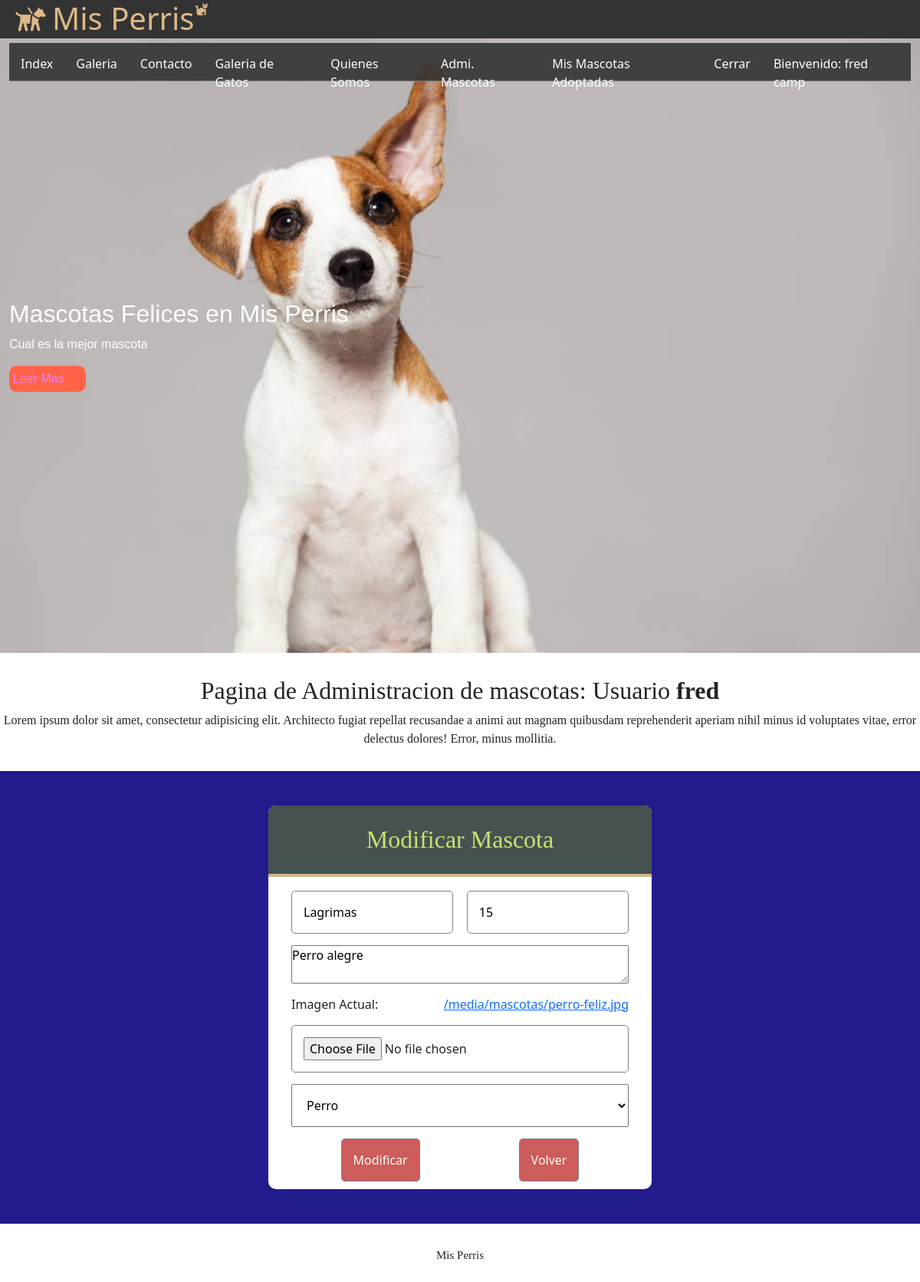
Screenshot of /buscar/Lagrimas/ (signed in) with the database file from the repository.
### misPerris/models.py (models this page shows, shortened)
class Mascota(models.Model):
    nombre = models.CharField(primary_key=True,max_length=50)
    edad = models.IntegerField()
    descripcion = models.TextField()
    imagen = models.ImageField(upload_to='mascotas',default='mascotas/default.png')
    publicar = models.BooleanField(default=False)
    comentario= models.TextField(default='--')
    usuario = models.CharField(null=True,max_length=45)
    tipo = models.ForeignKey(TipoMascota, on_delete=models.CASCADE)
    dueno = models.CharField(max_length=45,default='--')

### misPerris/views.py (the view)
# urls.py: path('buscar/<id>/',buscar,name='BUSCAR'),
@login_required(login_url='/login/')
@permission_required('misPerris.view_mascota',login_url='/login/')
def buscar(request, id):
    try:
        mas = Mascota.objects.get(nombre=id)
        tipos = TipoMascota.objects.all()
        contexto = {"mascota":mas,"tipos":tipos}
        return render(request,"modificar.html",contexto)
    except:
        mensaje = "No encontro mascota"
    tipos = TipoMascota.objects.all()
    mascotas = Mascota.objects.all()
    contexto = {"mensaje":mensaje,"tipos":tipos,"mascotas":mascotas}
    return render(request, "formulario.html",contexto)

### misPerris/templates/modificar.html (shortened to what this page needs)
{% extends "base.html" %}
{% load static %}
{% block css %}
    <link rel="stylesheet" href="{% static 'css/formuario.css' %}">
    <link href="https://cdn.jsdelivr.net/npm/bootstrap@5.0.1/dist/css/bootstrap.min.css" rel="stylesheet">
{% endblock css %}
{% block contenido %}
      <section id="bienvenida">
            <h2>Pagina de Administracion de mascotas: Usuario <b>{{user.username}} </b></h2>
            <p>Lorem ipsum dolor sit amet, consectetur adipisicing elit. Architecto fugiat repellat recusandae a animi
                aut magnam quibusdam reprehenderit aperiam nihil minus id voluptates vitae, error delectus dolores!
                Error, minus mollitia.</p>
        </section>
        <section id="formulario">
            <form class="form-registro" id="formu" action="{% url 'MODI' %}" method="POST"
            enctype="multipart/form-data" >
                <h2 class="form-titulo">Modificar Mascota</h2>
                <div class="contenedor-imp">
                    <input class="col-48" type="text" name="txtNombre" id="txtNombre" placeholder="ingrese nombre"
                         pattern="[A-Za-z ]{3,25}" title="recuerde que es un nombre" value="{{mascota.nombre}}">
                    <input class="col-48" type="number" name="txtEdad" id="txtEdad" value="{{mascota.edad}}" >
                    <textarea class="col-100" style="margin-top: 15px;margin-bottom: 15px;" name="txtDesc" id="txtDesc">{{mascota.descripcion}}</textarea>
                    Imagen Actual: <a href="{{mascota.imagen.url}}"> {{mascota.imagen.url}} </a>
                    <input class="col-100" style="margin-top: 15px;" type="file" name="txtImg" id="txtImg" value="{{mascota.imagen.url}}">
                    <select class="col-100" style="margin-top: 15px;padding: 15px;" name="cboTipo" id="cboTipo">
                        {% for item in tipos %}
                            {% if item.nombre != mascota.tipo.nombre %}
                                <option value="{{item.nombre}}">{{item.nombre}}</option>
                            {% else %}
                                <option value="{{item.nombre}}" selected>{{item.nombre}}</option>
                            {% endif %}
                        {% endfor %}
                    </select>
                    <input class="btn-enviar" type="submit" value="Modificar">
                    <input class="btn-enviar" type="button" value="Volver">
                </div>
            </form>
        </section>
{% endblock contenido %}

### misPerris/templates/base.html (shortened to what this page needs)
{% load static %}
<!DOCTYPE html>
<html lang="en">
<head>
    <link rel="stylesheet" href="{% static '/css/estilo.css' %}">
    <link rel="stylesheet" href="{% static '/css/fontello.css' %}">
    {% block css %}
    {% endblock css %}
</head>
<body>
    <header>
        <div class="contenedor">
            <h1 class="icon-guidedog">Mis Perris</h1>
            <label class="fas fa-cat" for="menu-bar">
            </label>
            <nav class="menu">
                <a href="{% url 'IND' %}">Index</a>
                <a href="{% url 'GALE' %}">Galeria</a>
                <a href="">Contacto</a>
                <a href="{% url 'FILTROTM' 'Gatos' %}">Galeria de Gatos</a>
                <a href="">Quienes Somos</a>
                {% if user.is_authenticated %}
                    <a href="{% url 'FORMU' %}">Admi. Mascotas</a>
                    <a href="{% url 'ADMUSER' %}">Mis Mascotas Adoptadas</a>
                    <a href="{% url 'CERRAR' %}">Cerrar</a>
                    <a href="">Bienvenido: {{user.first_name}} {{user.last_name}}</a>
                {% else %}
                    <a href="{% url 'LOGIN' %}">Login</a>
                    <a href="{% url 'CREARU' %}">Crear Usuario</a>
                {% endif%}
            </nav>
        </div>
    </header>
    <main>
        <section id="banner">
            <img src="{% static 'img/1529929537_419627_1529933291_noticia_normal.jpg' %}" alt="">
            <div class="contenedor">
                <h2>Mascotas Felices en Mis Perris</h2>
                <p>Cual es la mejor mascota</p>
                <a href="">Leer Mas</a>
            </div>
        </section>
    {% block contenido %}
    {% endblock contenido %}
    </main>
    <footer>
        <div class="contenedor">
            <p>Mis Perris</p>
        </div>
    </footer>
</body>
</html>

### misPerris/static/css/estilo.css (style rules this page uses)
* { margin: 0; padding: 0; box-sizing: border-box; }
header { width: 100%; height: 50px; background:#333; color: burlywood; position: fixed; top: 0; left: 0; z-index: 100; }
h1 { float: left; }
.contenedor { width: 98%; margin: auto; }
header .contenedor { display: table; }
section { width: 100%; margin-bottom: 30px; }
#bienvenida { text-align: center; font-family: cursive; }
footer { font-family: cursive; text-align: center; height: 100px; font-size: 15px; }

### misPerris/static/css/formuario.css (style rules this page uses)
#formulario { background: rgb(34, 27, 139); padding: 45px; }
.form-titulo { background: rgb(69, 82, 80); color: rgb(200, 226, 114); padding: 25px; text-align: center; font-family: cursive; border-top-left-radius: 10px; border-top-right-radius: 10px; border-bottom: solid 4px tan; }
.form-registro { width: 95%; max-width: 500px; margin: auto; background: white; border-radius: 10px ; }
.contenedor-imp { padding: 10px 30px; display: flex; flex-wrap: wrap; justify-content: space-between; }
input { padding: 15px; margin-top: 10px; border-radius: 5px; border: solid 1px gray }
.col-48 { width: 48%; }
.col-100 { width: 100%; }
.btn-enviar { background: indianred; color: ivory; margin:auto; margin-top: 15px; cursor: pointer; }

### misPerris/static/css/menu.css (style rules this page uses)
.menu { position: absolute; top: 50px; left: 0; width: 100%; height: 100vh; background: rgb(51, 51, 51, 0.9); transition: all 1.5s; transform: translateX(-100%); }
.menu a { display: block; color: white; height: 50px; text-decoration: none; padding: 15px; border-bottom: solid 1px rgb(255, 255, 255, 0.3); }
@media (min-width:1024px) { .menu { position: static; width: auto; height: auto; float: right; display: flex; transform: translateX(0%); } }

### misPerris/static/css/banner.css (style rules this page uses)
#banner { margin-top: 50px; position: relative; }
#banner img { width: 100%; }
#banner .contenedor { position: absolute; top: 50%; left: 50%; color: white; font-family: Arial, Helvetica, sans-serif; transform: translateX(-50%) translateY(-50%); }
#banner a { display: block; width: 100px; color: violet; background: tomato; text-decoration: none; margin-top: 15px; padding: 5px; border-radius: 10px; }

### rows the page displays
Mascota: txtNombre "Lagrimas", txtEdad "15", txtDesc "Perro alegre", imagen "/media/mascotas/perro-feliz.jpg"

### other values shown
{{ user.first_name }} "fred"
{{ user.last_name }} "camp"
{{ user.username }} "fred"
form field cboTipo "Perro"
